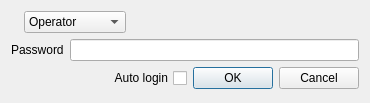
<?xml version="1.0" encoding="UTF-8"?>
<ui version="4.0">
 <class>LogIn</class>
 <widget class="QDialog" name="LogIn">
  <property name="geometry">
   <rect>
    <x>0</x>
    <y>0</y>
    <width>370</width>
    <height>103</height>
   </rect>
  </property>
  <property name="windowTitle">
   <string>LogIn</string>
  </property>
  <layout class="QVBoxLayout" name="verticalLayout">
   <item>
    <layout class="QHBoxLayout" name="horizontalLayout">
     <item>
      <widget class="QLabel" name="label">
       <property name="maximumSize">
        <size>
         <width>24</width>
         <height>24</height>
        </size>
       </property>
       <property name="text">
        <string/>
       </property>
       <property name="pixmap">
        <pixmap>:/res/image/icon/group.png</pixmap>
       </property>
       <property name="scaledContents">
        <bool>true</bool>
       </property>
      </widget>
     </item>
     <item>
      <widget class="QComboBox" name="comboBox">
       <item>
        <property name="text">
         <string>Operator</string>
        </property>
        <property name="icon">
         <iconset resource="../../res/res.qrc">
          <normaloff>:/res/image/icon/51.png</normaloff>:/res/image/icon/51.png</iconset>
        </property>
       </item>
       <item>
        <property name="text">
         <string>Administrator</string>
        </property>
        <property name="icon">
         <iconset resource="../../res/res.qrc">
          <normaloff>:/res/image/icon/51.png</normaloff>:/res/image/icon/51.png</iconset>
        </property>
       </item>
      </widget>
     </item>
     <item>
      <spacer name="horizontalSpacer">
       <property name="orientation">
        <enum>Qt::Horizontal</enum>
       </property>
       <property name="sizeHint" stdset="0">
        <size>
         <width>40</width>
         <height>20</height>
        </size>
       </property>
      </spacer>
     </item>
    </layout>
   </item>
   <item>
    <layout class="QHBoxLayout" name="horizontalLayout_3">
     <item>
      <widget class="QLabel" name="labPw">
       <property name="text">
        <string>Password</string>
       </property>
      </widget>
     </item>
     <item>
      <widget class="QLineEdit" name="edtPw">
       <property name="echoMode">
        <enum>QLineEdit::Password</enum>
       </property>
       <property name="clearButtonEnabled">
        <bool>true</bool>
       </property>
      </widget>
     </item>
    </layout>
   </item>
   <item>
    <layout class="QHBoxLayout" name="horizontalLayout_2">
     <item>
      <spacer name="horizontalSpacer_2">
       <property name="orientation">
        <enum>Qt::Horizontal</enum>
       </property>
       <property name="sizeHint" stdset="0">
        <size>
         <width>40</width>
         <height>20</height>
        </size>
       </property>
      </spacer>
     </item>
     <item>
      <widget class="QCheckBox" name="chkAutoLogin">
       <property name="layoutDirection">
        <enum>Qt::RightToLeft</enum>
       </property>
       <property name="text">
        <string>Auto login</string>
       </property>
      </widget>
     </item>
     <item>
      <widget class="QDialogButtonBox" name="buttonBox">
       <property name="orientation">
        <enum>Qt::Horizontal</enum>
       </property>
       <property name="standardButtons">
        <set>QDialogButtonBox::Cancel|QDialogButtonBox::Ok</set>
       </property>
      </widget>
     </item>
    </layout>
   </item>
  </layout>
 </widget>
 <resources>
  <include location="../../res/res.qrc"/>
 </resources>
 <connections>
  <connection>
   <sender>buttonBox</sender>
   <signal>accepted()</signal>
   <receiver>LogIn</receiver>
   <slot>accept()</slot>
   <hints>
    <hint type="sourcelabel">
     <x>316</x>
     <y>91</y>
    </hint>
    <hint type="destinationlabel">
     <x>157</x>
     <y>100</y>
    </hint>
   </hints>
  </connection>
  <connection>
   <sender>buttonBox</sender>
   <signal>rejected()</signal>
   <receiver>LogIn</receiver>
   <slot>reject()</slot>
   <hints>
    <hint type="sourcelabel">
     <x>316</x>
     <y>91</y>
    </hint>
    <hint type="destinationlabel">
     <x>286</x>
     <y>100</y>
    </hint>
   </hints>
  </connection>
 </connections>
</ui>
